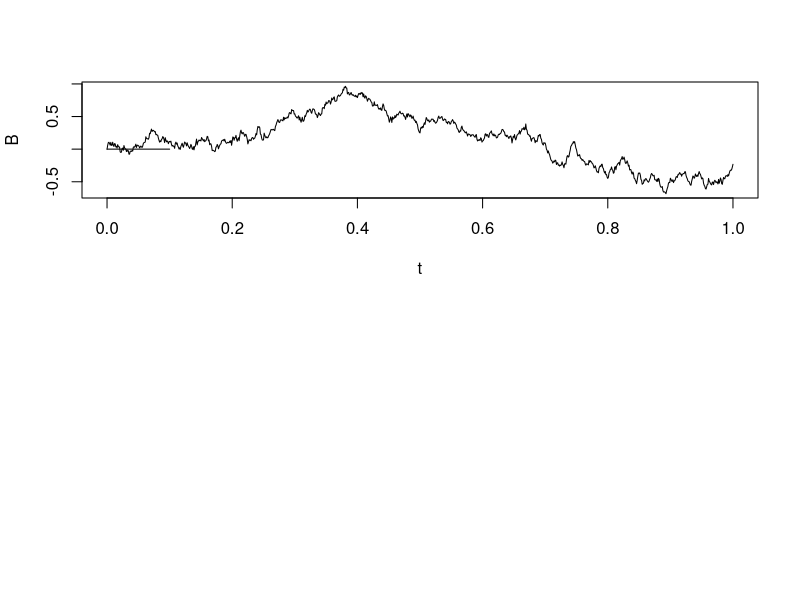

Write R code to recreate this figure. (Note: this script raises an error after producing the figure.)
#  Three panels, or three curves in one panel: a) A sample path of Brownian motion. b) A sample path of an elementary function. c) The corresponding sample path of $\int_S^T f_t ~dB_t$, as function of $T$.

#  Perhaps force the realization so that e.g. B is negative at time S, f is positive, while the integral is around 0.


T <- 1
h <- 1e-3

t <- seq(0,T,h)

dB <- rnorm(length(t)-1,sd=sqrt(h))
B <- c(0,cumsum(dB))

G <- 1 + 0.25*sin(2*pi*t) + 0.25*B


ts <- t[seq(1,length(t),100)]
Bs <- B[seq(1,length(t),100)]
Gs <- F[seq(1,length(t),100)]

iGdB <- c(0,cumsum(Gs[-length(Gs)]*diff(Bs)))

par(mfrow=c(2,1))
plot(t,B,type="l")
lines(ts,iGdB)

plot(t,F,type="l")




